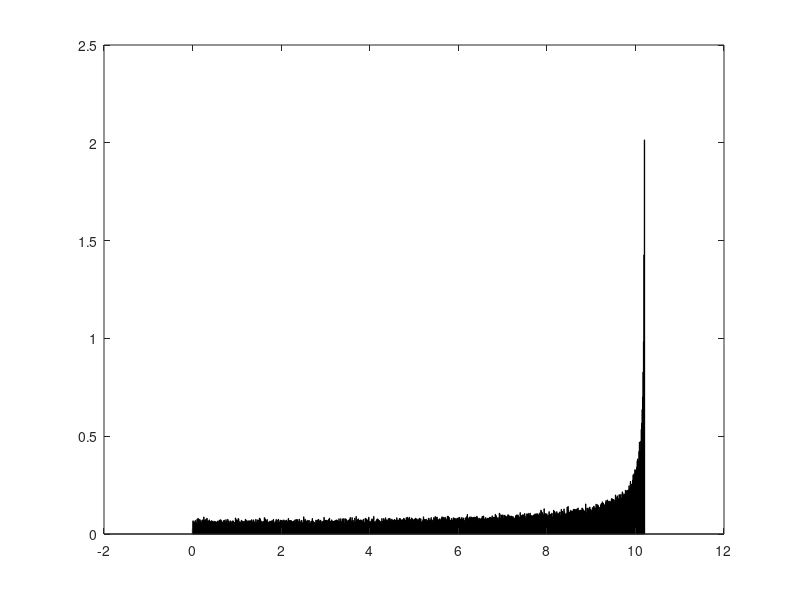

The MATLAB script that drew this image:
% 2017 Spring EE 380
% Project 3
% Aaron Turner
% #011502541
% This function simulates 
% the density function of theta, 
% and the uniform density function of the range determined from theta
% Deterministic Range Formula: R = V^2 / g sin(2[theta]).
% This represents projectile motion, where the initial angle
% for a projectile is between 0 and 90 degrees.
% Initial velocity is 10 meters per second
% -------------------------------------------------
function project3
% the uniform density funciton for the initial angle
% Introduce the program to the user
display('This program will simulate projectile motion');
display('Generating graph...');

% Our limits
lowerBound = 0; % Zero Degrees, aligned with ground
upperBound = pi / 2; % 90 degress pointing upwards

% ------------------------------------------
% The constant acceleration due to gravity
g = 9.8; % meters per second squared
% The initial muzzle velocity is about 10meters per second.
v = 10; % Meters per second

% -----------------------------------------
% Number of random numbers between the lower and upper bounds
N = 1e5;
% The random numbers over the support
theta = (lowerBound - upperBound) * rand(1, N) + upperBound;
% plug for R of theta into d.
d = 2 * ((v^2)/g) * sin(theta) .* cos(theta);
% The partition between upper and lower bounds
partition = 1e3;
% ------------------------------------------

% Find our partitions and R.V
delta = (max(d) - min(d)) / partition;
r = min(d):delta:max(d);

% The first index is the number of repititions at the location
[i, h] = hist(d,r);
probabilityDensityFunction = i / N / delta;

% Display the results
bar(h, probabilityDensityFunction);


end

